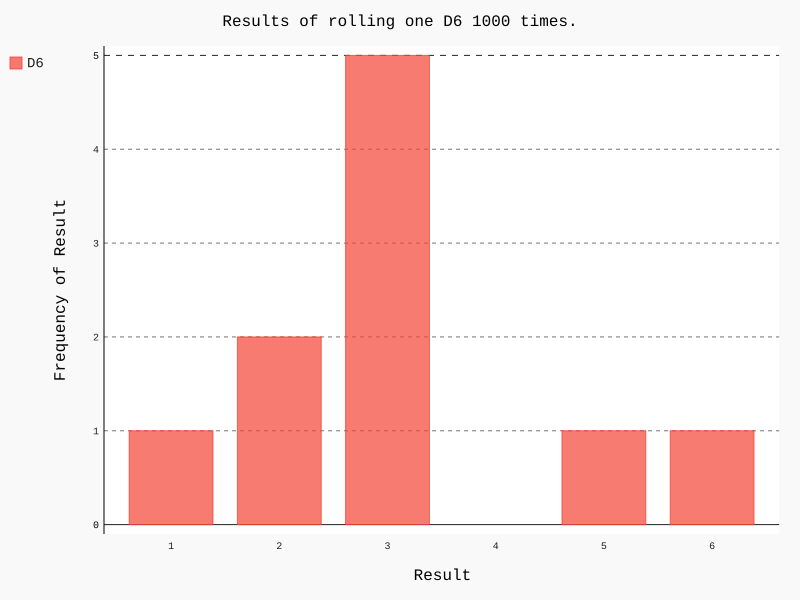

Recreate this plot in Python.
import pygal
from die import Die

# Create a D6.
die = Die()

# Make some rolls, and store results in a list.
results = [die.roll() for roll_num in range(1000)]
# for roll_num in range(1000):
#     result = die.roll()
#     results.append(result)

# Analyze results.
frequencies = []
for value in range(1, die.roll()+1):
    frequency = results.count(value)
    frequencies.append(frequency)

# Visualize results.
hist = pygal.Bar()

hist.title = "Results of rolling one D6 1000 times."
# x_labels altered to list comprehension per 15.6.
hist.x_labels = list(range(1, 7))
hist.x_title = "Result"
hist.y_title = "Frequency of Result"

hist.add("D6", frequencies)
hist.render_to_file('die_visual.svg')
